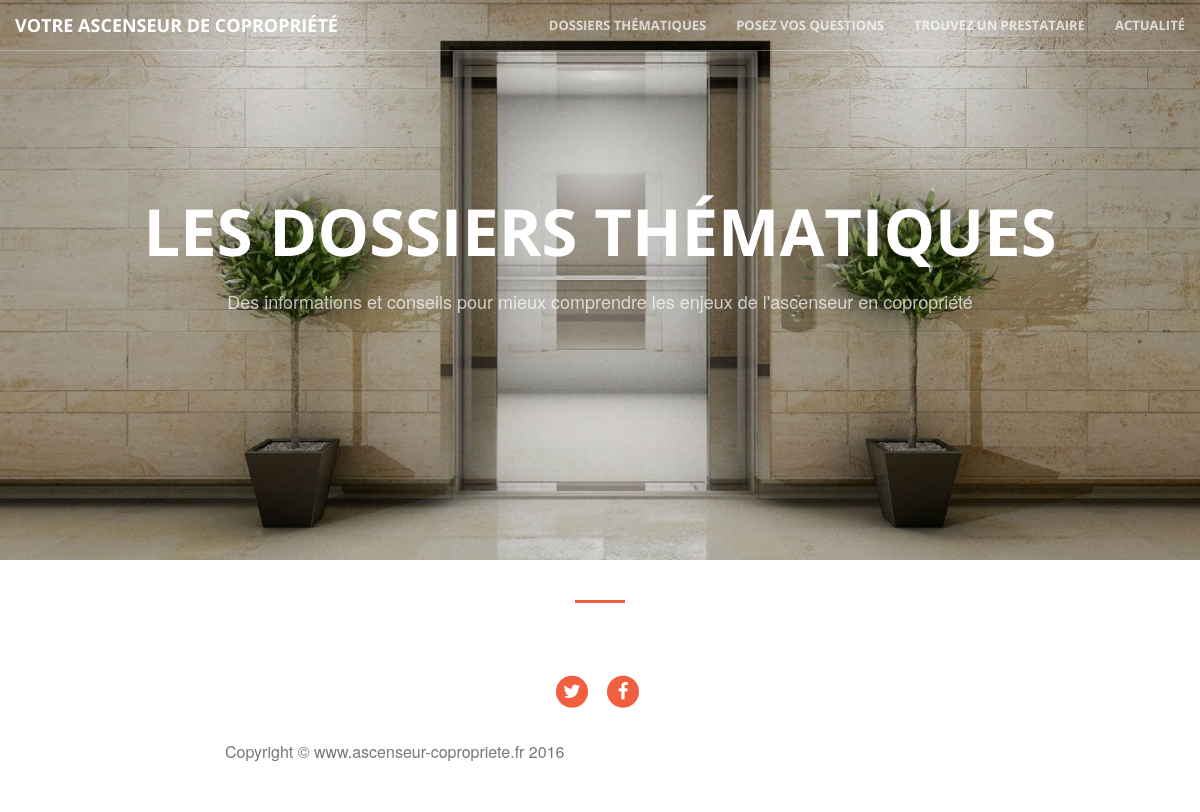
The app's page /articles/, older data.
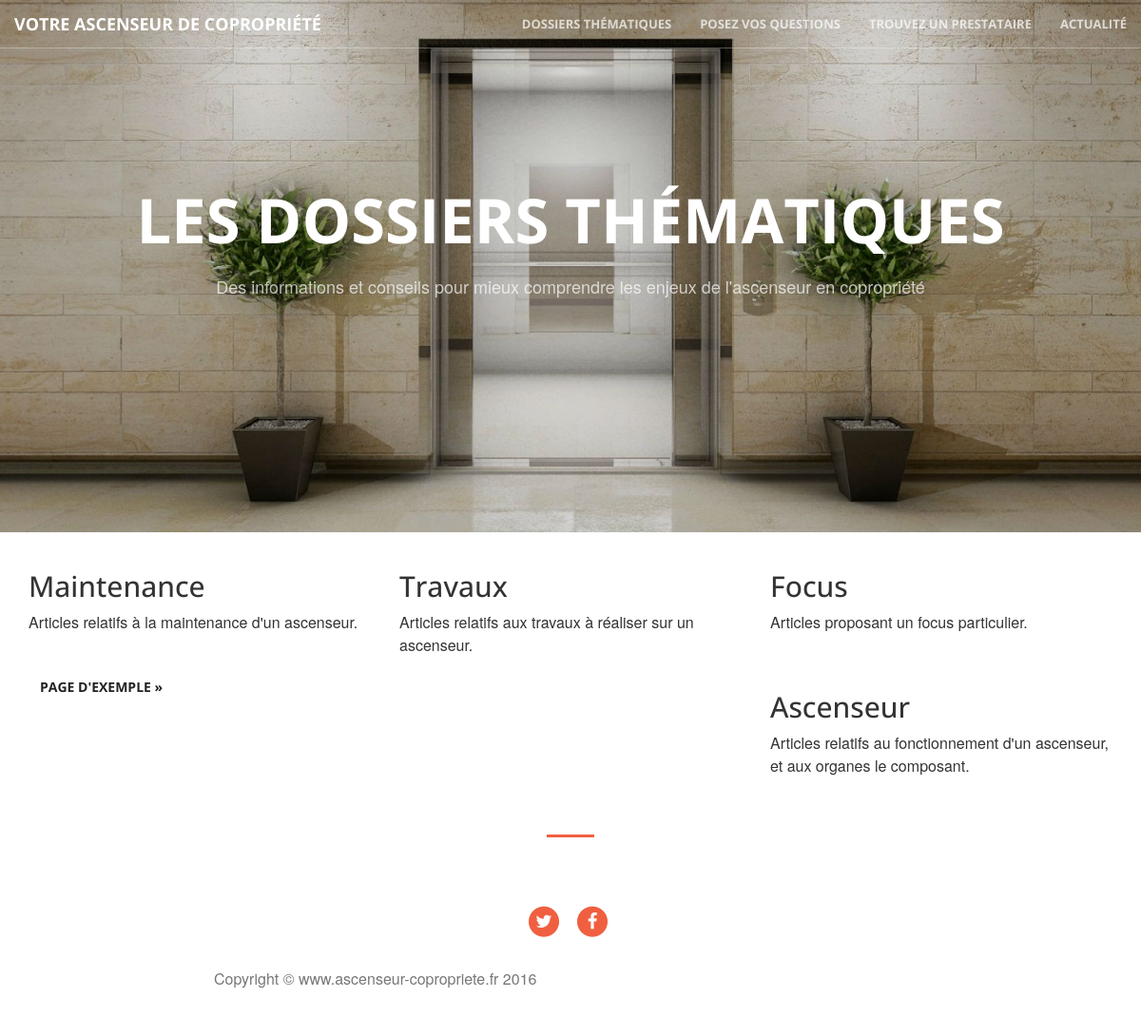
The same page, newer data.
### articles/models.py (models this page shows, shortened)
class Categorie(models.Model):
    name_db = models.CharField(max_length=50)
    nom = models.CharField(max_length=200)
    description = models.TextField()

class Article(models.Model):
    name_db = models.CharField(max_length=50)
    titre_article = models.CharField(max_length=200)
    description = models.TextField()
    body = models.TextField()
    categorie = models.ForeignKey(Categorie)
    slug = models.SlugField()

### articles/views.py (the view)
def index(request):
    categories = Categorie.objects.all()
    articles = Article.objects.all()
    context = {}
    context['categories']= categories
    context['nbcat']= categories.count()
    context['articles']= articles
    return render(request,'articles/index.html',context)

### articles/templates/articles/index.html
{% extends 'base.html' %}
{% load staticfiles %}
{% block body_block %}
<header style="background-image: url({% static 'Bootstrap/img/header2.jpg' %});min-height: 70%;">
    <div class="header-content">
        <div class="header-content-inner">
            <h1>Les dossiers thématiques</h1>
            <br>
            <p>Des informations et conseils pour mieux comprendre les enjeux de l'ascenseur en copropriété</p>
        </div>
    </div>
</header>
<br>
<article>
    <div class="container">
        <div class="row">
            {% for categorie in categories %}
            <div class="col-md-4">
                <h2>{{ categorie.nom }}</h2>
                <p>{{ categorie.description }}</p>
                <br>
                <div class ="articles">
                    {% for article in articles %}
                        {% if article.categorie == categorie %}
                            <p><a class="btn btn-default" href="/articles/{{ article.slug }}/" role="button">{{ article.titre_article }} »</a></p>
                        {% endif %}
                    {% endfor %}
                </div>
            </div>
            {% endfor %}
        </div>
    </div>
</article>
<hr class="primary"></hr>
{% endblock %}

### ascenseur/templates/base.html (shortened to what this page needs)
<!DOCTYPE html>
<html lang="en">
{% load staticfiles %}
<head>
    <link rel="stylesheet" href="https://maxcdn.bootstrapcdn.com/bootstrap/3.3.6/css/bootstrap.min.css" type="text/css">
    <link rel="stylesheet" href="{% static 'Bootstrap/font-awesome/css/font-awesome.min.css' %}" type="text/css">
    <link rel="stylesheet" href="{% static 'Bootstrap/css/animate.min.css' %}" type="text/css">
    <link rel="stylesheet" href="{% static 'Bootstrap/css/creative.css' %}" type="text/css">
</head>
<body id="page-top">
    <nav id="mainNav" class="navbar navbar-default navbar-fixed-top">
        <div class="container-fluid">
            <div class="navbar-header">
                <a class="navbar-brand page-scroll" href="{% url 'accueil' %}">Votre ascenseur de copropriété</a>
            </div>
            <div class="collapse navbar-collapse" id="bs-example-navbar-collapse-1">
                <ul class="nav navbar-nav navbar-right">
                    <li>
                        <a class="page-scroll" href="{% url 'accueil_articles' %}">Dossiers thématiques</a>
                    </li>
                    <li>
                        <a class="page-scroll" href="#">Posez vos questions</a>
                    </li>
                    <li>
                        <a class="page-scroll" href="{% url 'accueil_prestataires' %}">Trouvez un prestataire</a>
                    </li>
                    <li>
                        <a class="page-scroll" href="#">Actualité</a>
                    </li>
                </ul>
            </div>
        </div>
    </nav>
    {% block body_block %}
    {% endblock %}
    {% block footer_block %}
    <footer>
        <div class="container">
            <div class="row">
                <div class="col-lg-8 col-lg-offset-2 col-md-10 col-md-offset-1">
                    <ul class="list-inline text-center">
                        <li>
                            <a href="#">
                                <span class="fa-stack fa-lg">
                                    <i class="fa fa-circle fa-stack-2x"></i>
                                    <i class="fa fa-twitter fa-stack-1x fa-inverse"></i>
                                </span>
                            </a>
                        </li>
                        <li>
                            <a href="#">
                                <span class="fa-stack fa-lg">
                                    <i class="fa fa-circle fa-stack-2x"></i>
                                    <i class="fa fa-facebook fa-stack-1x fa-inverse"></i>
                                </span>
                            </a>
                        </li>
                    </ul>
                    <br>
                    <p class="copyright text-muted">Copyright &copy; www.ascenseur-copropriete.fr 2016</p>
                </div>
            </div>
        </div>
    </footer>
    {% endblock %}
</body>
</html>

Row changes from the older to the newer data that the page shows:
added Categorie: nom "Maintenance", description "Articles relatifs à la maintenance d'un ascenseur."
added Article: titre_article "PAGE D'EXEMPLE"
added Categorie: nom "Travaux", description "Articles relatifs aux travaux à réaliser sur un ascenseur."
added Categorie: nom "Focus", description "Articles proposant un focus particulier."
added Categorie: nom "Ascenseur", description "Articles relatifs au fonctionnement d'un ascenseur, et aux organes le composant."
